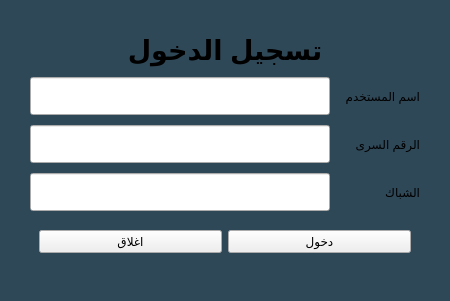
<?xml version="1.0" encoding="UTF-8"?>
<ui version="4.0">
 <class>Form</class>
 <widget class="QWidget" name="Form">
  <property name="geometry">
   <rect>
    <x>0</x>
    <y>0</y>
    <width>449</width>
    <height>301</height>
   </rect>
  </property>
  <property name="minimumSize">
   <size>
    <width>0</width>
    <height>0</height>
   </size>
  </property>
  <property name="maximumSize">
   <size>
    <width>471</width>
    <height>301</height>
   </size>
  </property>
  <property name="windowTitle">
   <string>QBAT - BATCODERS</string>
  </property>
  <property name="styleSheet">
   <string notr="true">.QWidget{
background:#2F4858;}

.QToolButton{
background:#F6AE2D;}</string>
  </property>
  <layout class="QVBoxLayout" name="verticalLayout">
   <property name="spacing">
    <number>0</number>
   </property>
   <property name="margin">
    <number>0</number>
   </property>
   <item>
    <widget class="QWidget" name="widget" native="true">
     <layout class="QGridLayout" name="gridLayout" rowstretch="0" columnstretch="0">
      <property name="margin">
       <number>15</number>
      </property>
      <property name="spacing">
       <number>15</number>
      </property>
      <item row="0" column="0">
       <widget class="QWidget" name="widget" native="true">
        <property name="styleSheet">
         <string notr="true">QLineEdit{
padding:10px;
}
</string>
        </property>
        <layout class="QGridLayout" name="gridLayout_2">
         <property name="horizontalSpacing">
          <number>15</number>
         </property>
         <property name="margin">
          <number>15</number>
         </property>
         <item row="3" column="0" colspan="2">
          <widget class="QLineEdit" name="user_edt_2">
           <property name="sizePolicy">
            <sizepolicy hsizetype="Expanding" vsizetype="Fixed">
             <horstretch>0</horstretch>
             <verstretch>0</verstretch>
            </sizepolicy>
           </property>
           <property name="minimumSize">
            <size>
             <width>300</width>
             <height>0</height>
            </size>
           </property>
           <property name="layoutDirection">
            <enum>Qt::RightToLeft</enum>
           </property>
           <property name="alignment">
            <set>Qt::AlignCenter</set>
           </property>
          </widget>
         </item>
         <item row="2" column="0" colspan="2">
          <widget class="QLineEdit" name="pass_edt">
           <property name="sizePolicy">
            <sizepolicy hsizetype="Expanding" vsizetype="Fixed">
             <horstretch>0</horstretch>
             <verstretch>0</verstretch>
            </sizepolicy>
           </property>
           <property name="minimumSize">
            <size>
             <width>300</width>
             <height>0</height>
            </size>
           </property>
           <property name="layoutDirection">
            <enum>Qt::RightToLeft</enum>
           </property>
           <property name="echoMode">
            <enum>QLineEdit::Password</enum>
           </property>
           <property name="alignment">
            <set>Qt::AlignCenter</set>
           </property>
          </widget>
         </item>
         <item row="2" column="2">
          <widget class="QLabel" name="label_3">
           <property name="text">
            <string>الرقم السرى</string>
           </property>
          </widget>
         </item>
         <item row="3" column="2">
          <widget class="QLabel" name="label_4">
           <property name="text">
            <string>الشباك</string>
           </property>
          </widget>
         </item>
         <item row="4" column="0" colspan="3">
          <widget class="QWidget" name="widget_2" native="true">
           <property name="sizePolicy">
            <sizepolicy hsizetype="Preferred" vsizetype="Fixed">
             <horstretch>0</horstretch>
             <verstretch>0</verstretch>
            </sizepolicy>
           </property>
           <layout class="QHBoxLayout" name="horizontalLayout">
            <item>
             <widget class="QPushButton" name="exit_btn">
              <property name="text">
               <string>اغلاق</string>
              </property>
              <property name="icon">
               <iconset resource="source.qrc">
                <normaloff>:/n/imgs/Cancel-500.png</normaloff>:/n/imgs/Cancel-500.png</iconset>
              </property>
              <property name="iconSize">
               <size>
                <width>30</width>
                <height>30</height>
               </size>
              </property>
             </widget>
            </item>
            <item>
             <widget class="QPushButton" name="login_btn">
              <property name="text">
               <string>دخول</string>
              </property>
              <property name="icon">
               <iconset resource="source.qrc">
                <normaloff>:/n/imgs/Checkmark-512 (1).png</normaloff>:/n/imgs/Checkmark-512 (1).png</iconset>
              </property>
              <property name="iconSize">
               <size>
                <width>30</width>
                <height>30</height>
               </size>
              </property>
             </widget>
            </item>
           </layout>
          </widget>
         </item>
         <item row="1" column="0" colspan="2">
          <widget class="QLineEdit" name="user_edt">
           <property name="sizePolicy">
            <sizepolicy hsizetype="Expanding" vsizetype="Fixed">
             <horstretch>0</horstretch>
             <verstretch>0</verstretch>
            </sizepolicy>
           </property>
           <property name="minimumSize">
            <size>
             <width>300</width>
             <height>0</height>
            </size>
           </property>
           <property name="layoutDirection">
            <enum>Qt::RightToLeft</enum>
           </property>
           <property name="alignment">
            <set>Qt::AlignCenter</set>
           </property>
          </widget>
         </item>
         <item row="1" column="2">
          <widget class="QLabel" name="label_2">
           <property name="text">
            <string>اسم المستخدم</string>
           </property>
          </widget>
         </item>
         <item row="0" column="0" colspan="3">
          <widget class="QLabel" name="label">
           <property name="sizePolicy">
            <sizepolicy hsizetype="Preferred" vsizetype="Fixed">
             <horstretch>0</horstretch>
             <verstretch>0</verstretch>
            </sizepolicy>
           </property>
           <property name="font">
            <font>
             <pointsize>20</pointsize>
             <weight>75</weight>
             <bold>true</bold>
            </font>
           </property>
           <property name="text">
            <string>تسجيل الدخول</string>
           </property>
           <property name="alignment">
            <set>Qt::AlignCenter</set>
           </property>
          </widget>
         </item>
        </layout>
       </widget>
      </item>
     </layout>
    </widget>
   </item>
  </layout>
 </widget>
 <tabstops>
  <tabstop>user_edt</tabstop>
  <tabstop>pass_edt</tabstop>
  <tabstop>user_edt_2</tabstop>
  <tabstop>login_btn</tabstop>
  <tabstop>exit_btn</tabstop>
 </tabstops>
 <resources>
  <include location="source.qrc"/>
 </resources>
 <connections/>
</ui>
